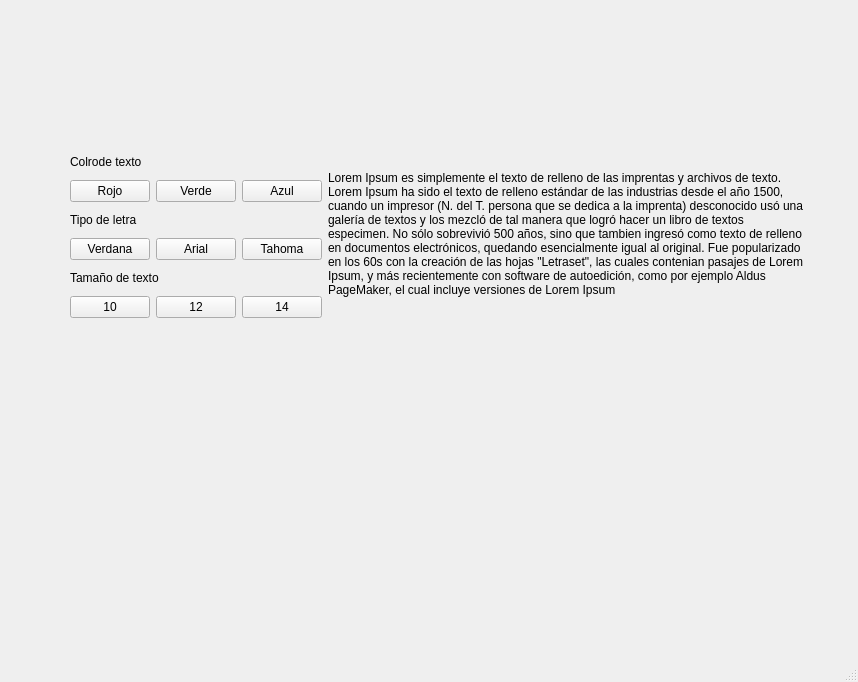
<?xml version="1.0" encoding="UTF-8"?>
<ui version="4.0">
 <class>MainWindow</class>
 <widget class="QMainWindow" name="MainWindow">
  <property name="geometry">
   <rect>
    <x>0</x>
    <y>0</y>
    <width>858</width>
    <height>682</height>
   </rect>
  </property>
  <property name="windowTitle">
   <string>MainWindow</string>
  </property>
  <widget class="QWidget" name="centralwidget">
   <widget class="QWidget" name="layoutWidget">
    <property name="geometry">
     <rect>
      <x>70</x>
      <y>150</y>
      <width>738</width>
      <height>168</height>
     </rect>
    </property>
    <layout class="QHBoxLayout" name="horizontalLayout_4">
     <item>
      <layout class="QVBoxLayout" name="verticalLayout">
       <item>
        <widget class="QLabel" name="label">
         <property name="text">
          <string>Colrode texto</string>
         </property>
        </widget>
       </item>
       <item>
        <layout class="QHBoxLayout" name="horizontalLayout">
         <item>
          <widget class="QPushButton" name="pushButton">
           <property name="text">
            <string>Rojo</string>
           </property>
           <property name="checkable">
            <bool>true</bool>
           </property>
           <attribute name="buttonGroup">
            <string notr="true">buttonGroup</string>
           </attribute>
          </widget>
         </item>
         <item>
          <widget class="QPushButton" name="pushButton_3">
           <property name="text">
            <string>Verde</string>
           </property>
           <property name="checkable">
            <bool>true</bool>
           </property>
           <attribute name="buttonGroup">
            <string notr="true">buttonGroup</string>
           </attribute>
          </widget>
         </item>
         <item>
          <widget class="QPushButton" name="pushButton_2">
           <property name="text">
            <string>Azul</string>
           </property>
           <property name="checkable">
            <bool>true</bool>
           </property>
           <attribute name="buttonGroup">
            <string notr="true">buttonGroup</string>
           </attribute>
          </widget>
         </item>
        </layout>
       </item>
       <item>
        <widget class="QLabel" name="label_3">
         <property name="text">
          <string>Tipo de letra</string>
         </property>
        </widget>
       </item>
       <item>
        <layout class="QHBoxLayout" name="horizontalLayout_2">
         <item>
          <widget class="QPushButton" name="pushButton_6">
           <property name="text">
            <string>Verdana</string>
           </property>
           <property name="checkable">
            <bool>true</bool>
           </property>
           <attribute name="buttonGroup">
            <string notr="true">buttonGroup_2</string>
           </attribute>
          </widget>
         </item>
         <item>
          <widget class="QPushButton" name="pushButton_5">
           <property name="text">
            <string>Arial</string>
           </property>
           <property name="checkable">
            <bool>true</bool>
           </property>
           <attribute name="buttonGroup">
            <string notr="true">buttonGroup_2</string>
           </attribute>
          </widget>
         </item>
         <item>
          <widget class="QPushButton" name="pushButton_4">
           <property name="text">
            <string>Tahoma</string>
           </property>
           <property name="checkable">
            <bool>true</bool>
           </property>
           <attribute name="buttonGroup">
            <string notr="true">buttonGroup_2</string>
           </attribute>
          </widget>
         </item>
        </layout>
       </item>
       <item>
        <widget class="QLabel" name="label_2">
         <property name="text">
          <string>Tamaño de texto</string>
         </property>
        </widget>
       </item>
       <item>
        <layout class="QHBoxLayout" name="horizontalLayout_3">
         <item>
          <widget class="QPushButton" name="pushButton_9">
           <property name="text">
            <string>10</string>
           </property>
           <property name="checkable">
            <bool>true</bool>
           </property>
           <attribute name="buttonGroup">
            <string notr="true">buttonGroup_3</string>
           </attribute>
          </widget>
         </item>
         <item>
          <widget class="QPushButton" name="pushButton_8">
           <property name="text">
            <string>12</string>
           </property>
           <property name="checkable">
            <bool>true</bool>
           </property>
           <attribute name="buttonGroup">
            <string notr="true">buttonGroup_3</string>
           </attribute>
          </widget>
         </item>
         <item>
          <widget class="QPushButton" name="pushButton_7">
           <property name="text">
            <string>14</string>
           </property>
           <property name="checkable">
            <bool>true</bool>
           </property>
           <attribute name="buttonGroup">
            <string notr="true">buttonGroup_3</string>
           </attribute>
          </widget>
         </item>
        </layout>
       </item>
      </layout>
     </item>
     <item>
      <widget class="QLabel" name="label_4">
       <property name="text">
        <string>Lorem Ipsum es simplemente el texto de relleno de las imprentas y archivos de texto. Lorem Ipsum ha sido el texto de relleno estándar de las industrias desde el año 1500, cuando un impresor (N. del T. persona que se dedica a la imprenta) desconocido usó una galería de textos y los mezcló de tal manera que logró hacer un libro de textos especimen. No sólo sobrevivió 500 años, sino que tambien ingresó como texto de relleno en documentos electrónicos, quedando esencialmente igual al original. Fue popularizado en los 60s con la creación de las hojas &quot;Letraset&quot;, las cuales contenian pasajes de Lorem Ipsum, y más recientemente con software de autoedición, como por ejemplo Aldus PageMaker, el cual incluye versiones de Lorem Ipsum</string>
       </property>
       <property name="wordWrap">
        <bool>true</bool>
       </property>
      </widget>
     </item>
    </layout>
   </widget>
  </widget>
  <widget class="QMenuBar" name="menubar">
   <property name="geometry">
    <rect>
     <x>0</x>
     <y>0</y>
     <width>858</width>
     <height>33</height>
    </rect>
   </property>
  </widget>
  <widget class="QStatusBar" name="statusbar"/>
 </widget>
 <resources/>
 <connections/>
 <buttongroups>
  <buttongroup name="buttonGroup"/>
  <buttongroup name="buttonGroup_2"/>
  <buttongroup name="buttonGroup_3"/>
 </buttongroups>
</ui>
